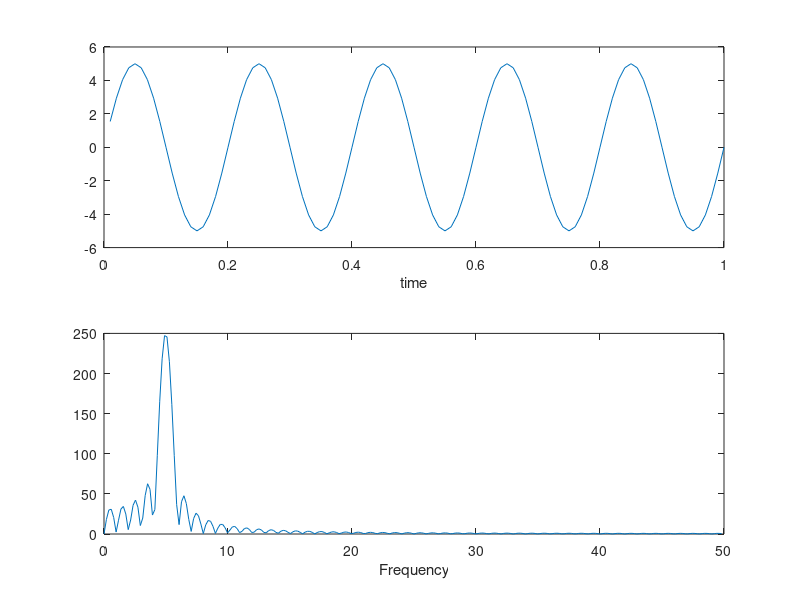

The MATLAB script that drew this image:
clear all
clc

%created by aditya ervansyah

% pembangun sinyal sinus
Fs = 100;
t = (1:100)/Fs;
f = 5;
vm = 5;
V = vm*sin(2*pi*f*t);

%convert ke fungsi FFT
S=fft(V,512);
w=(0:255)/256*(Fs/2);

%plotting
subplot(2,1,1);
plot(t,V)
xlabel('time')

subplot(2,1,2);
plot(w,abs(S(1:256)))
xlabel('Frequency')